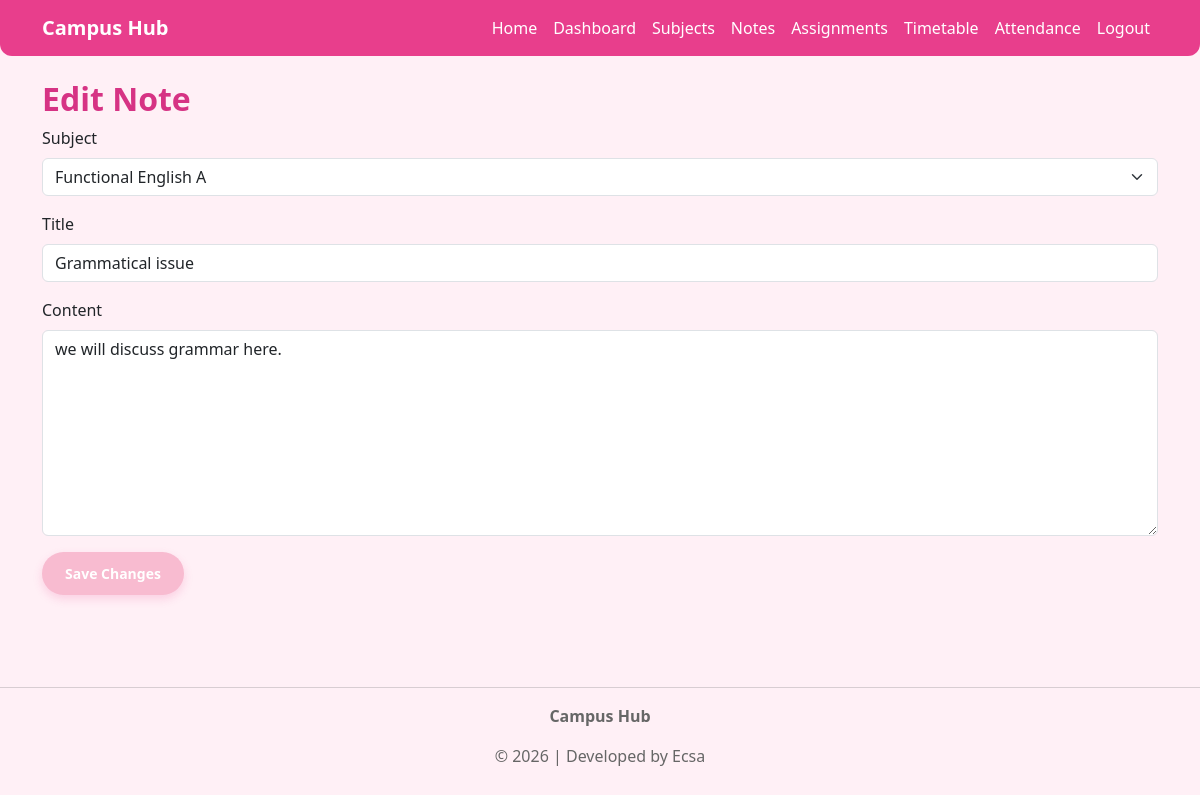
/edit_note/5 (signed in), run on the app's committed database.
### tables this page shows
CREATE TABLE notes (
    id INTEGER PRIMARY KEY AUTOINCREMENT,
    subject_id INTEGER NOT NULL,
    title TEXT NOT NULL,
    content TEXT NOT NULL,
    FOREIGN KEY(subject_id) REFERENCES subjects(id)
);

CREATE TABLE subjects (
    id INTEGER PRIMARY KEY AUTOINCREMENT,
    user_id INTEGER NOT NULL,
    subject_name TEXT NOT NULL,
    FOREIGN KEY(user_id) REFERENCES users(id)
);

### app.py (the view, shortened to what this page needs)
@app.route("/edit_note/<int:id>", methods=["GET", "POST"])
def edit_note(id):
    if "user_id" not in session:
        return redirect(url_for("login"))
    note = db.execute("""
        SELECT * FROM notes
        WHERE id = ?
    """, id)
    subjects = db.execute("""
        SELECT * FROM subjects
        WHERE user_id = ?
    """, session["user_id"])
    return render_template(
        "edit_note.html",
        note=note[0],
        subjects=subjects
    )

### templates/edit_note.html (shortened to what this page needs)
{% extends "layout.html" %}
{% block content %}
<h2>Edit Note</h2>
<form action="{{ url_for('edit_note', id=note.id) }}" method="POST">
<div class="mb-3">
<label class="form-label">Subject</label>
<select class="form-select" name="subject_id">
{% for subject in subjects %}
<option value="{{ subject.id }}"
{% if subject.id == note.subject_id %}
selected
{% endif %}>
{{ subject.subject_name }}
</option>
{% endfor %}
</select>
</div>
<div class="mb-3">
<label class="form-label">Title</label>
<input
class="form-control"
type="text"
name="title"
value="{{ note.title }}"
required>
</div>
<div class="mb-3">
<label class="form-label">Content</label>
<textarea
class="form-control"
rows="8"
name="content"
required>{{ note.content }}</textarea>
</div>
<button class="btn btn-complete" type="submit">
Save Changes
</button>
</form>
{% endblock %}

### static/css/style.css (style rules this page uses)
body { background:#fff0f6; }
h2 { font-weight:bold; color:#d63384; }
.btn-complete { background:#f8bbd0; color:white; }
.btn-edit, .btn-delete, .btn-complete { padding:6px 12px; border-radius:8px; font-size:14px; }
.btn { box-shadow:0 4px 10px rgba(232,62,140,.18); }
.btn { border-radius:30px; padding:10px 22px; font-weight:600; box-shadow:0 4px 10px rgba(232,62,140,.18); }
html, body { height:100%; }
body { min-height:100vh; display:flex; flex-direction:column; background:#fff0f6; }

### data on the page
notes: subject_id "Functional English A", title "Grammatical issue", content "we will discuss grammar here."
